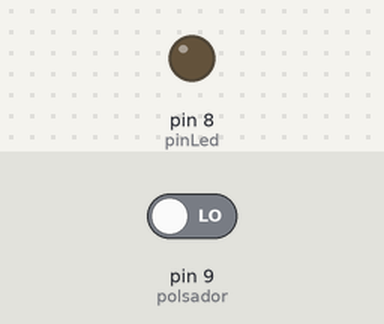
This sketch was run on a simulated Arduino Uno, built with avr-gcc and run on an emulated ATmega328P. On the bench: output pins drawn as LEDs (lit = HIGH). Dashed ring = blinking. The test bench sets the inputs (shaded band); at power-on: pin 9 (polsador) LOW.

Above: at 1.2 s.
1.3 s: pin 9 (polsador) driven HIGH
At 1.75 s:
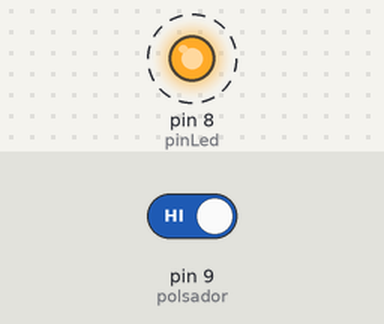
4.3 s: pin 9 (polsador) driven LOW
At 4.7 s:
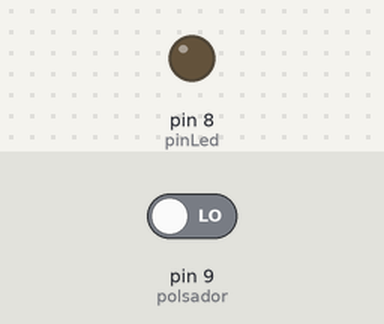
Timing chart, 0 to 7.3 s (numbered marks = the images above; inputs shaded):
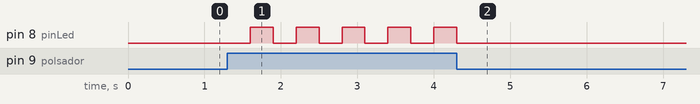

The sketch:

05_Boton_controlando_un_LED_como_interruptor.ino
```cpp
const int pinLed = 8;    // defineix el pin en el qual es connecta el LED
const int polsador = 9;  // defineix el pin en el qual es connecta el botó

bool ledEstat = LOW;  // variable per emmagatzemar l'estat actual del LED

void setup() {
  pinMode(pinLed, OUTPUT);   // estableix el pin del LED com a sortida
  pinMode(polsador, INPUT);  // estableix el pin del botó com a entrada amb pull-up
}

void loop() {
  int polsadorEstat = digitalRead(polsador);  // llegeix l'estat del botó
  if (polsadorEstat == HIGH) {                // si el botó està polsat (LOW)
    delay(300);                               // espera una mica per evitar lectures falses del botó degut a rebots
    ledEstat = !ledEstat;                     // canvia l'estat del LED
    digitalWrite(pinLed, ledEstat);           // estableix l'estat del LED al nou valor
  }
}
```

Measured:
- after the input at 1.3 s, pin 8 (pinLed): alternates HIGH for 0.30 s and LOW for 0.30 s, starting after 0.30 s
- after the input at 4.3 s, pin 8 (pinLed): goes on until 4.3 s, then stays LOW
